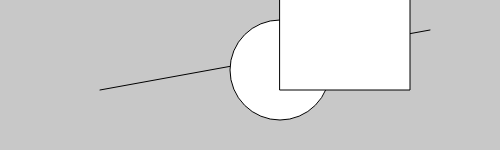
Frame 1 (no input)
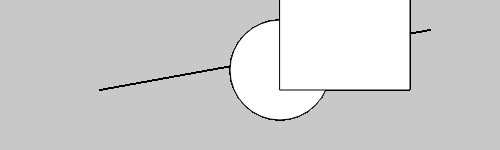
Frame 60 (no input)
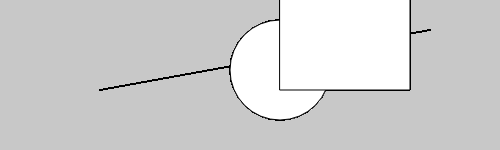
Frame 120 (the mouse pressed at the canvas centre since frame 60)

The p5.js sketch that drew these frames (run headless with seeded random() and noise() and a simulated clock; from frame 60 on, the mouse is pressed at the canvas centre):

// p5.js sketch
// ── sketch.js
function setup() {
	createCanvas(500, 150);
	background(200);
}
function draw() {
	line(100, 90, 430, 30);   //线段
	ellipse(280,70,100,100);  //圆形
	rect(280, -40, 130, 130);  //矩形
}
